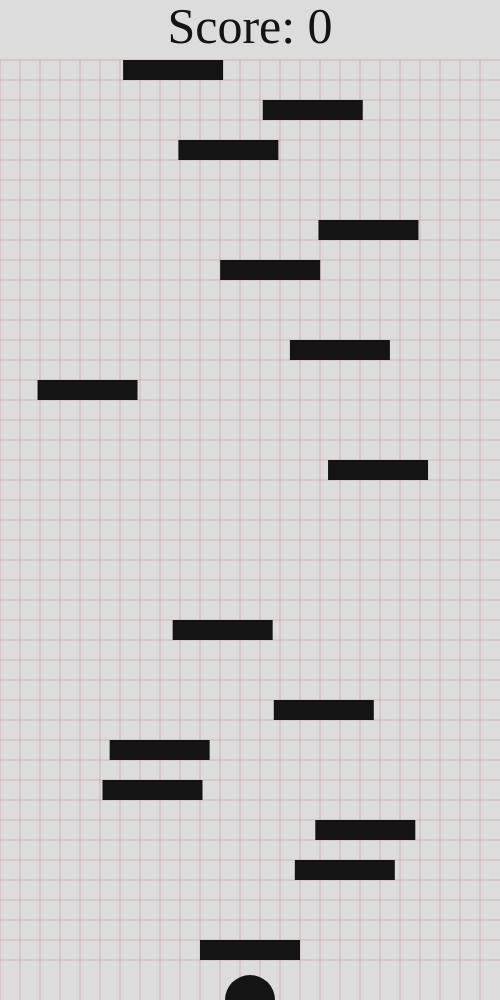
Frame 1 (no input)
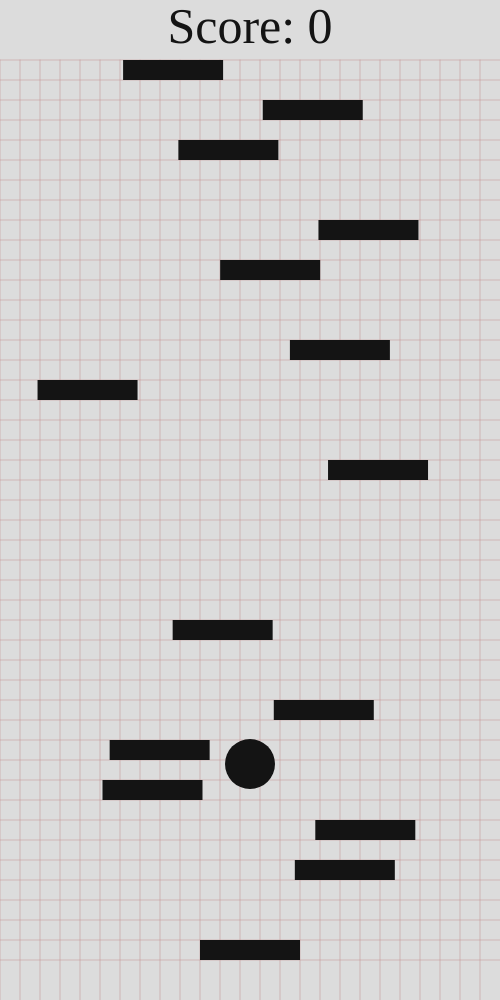
Frame 60 (no input)
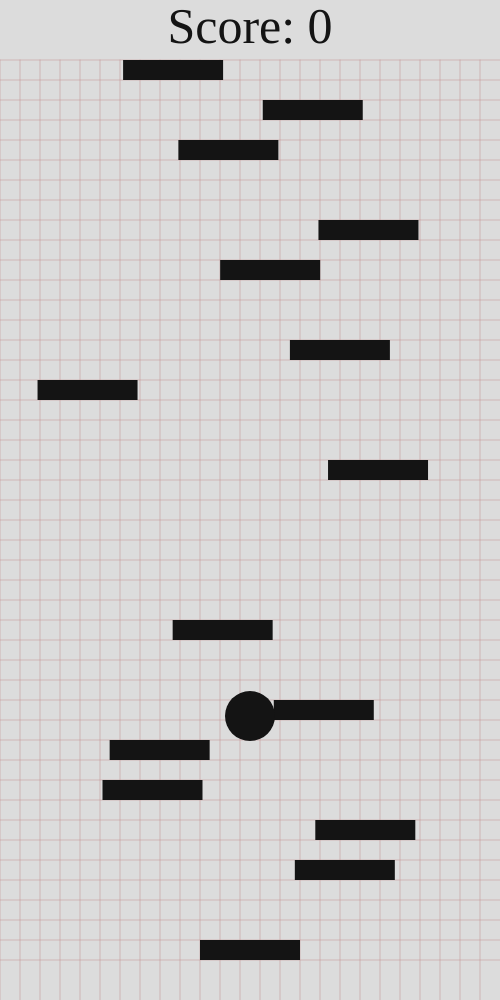
Frame 120 (the mouse pressed at the canvas centre since frame 60)

The p5.js sketch that drew these frames (run headless with seeded random() and noise() and a simulated clock; from frame 60 on, the mouse is pressed at the canvas centre):

// p5.js sketch
// ── sketch.js
let player;
let blocks;
let lines;

let game_height;
let lowest = 50;

let offset = 0;
let remaining_offset = 0;

let next_block;
let next_line;
let blocks_since_blocks = 0;
function setup() {
    createCanvas(500, windowHeight);
    rectMode(CENTER);
    textAlign(CENTER, CENTER);
    fill(20);

    next_block = height - lowest;
    next_line = height-lowest+10;
    game_height = Math.floor((height-100)/40)*40;
    offset = 0;
    lowest = 50;
    remaining_offset = 0;
    blocks_since_blocks = 0;

    console.log(game_height);


    player = new Player(width/2, height);
    blocks = [];
    lines = [];

    blocks.push(new Block(width/2, next_block));
    next_block -=40;
    for (let i=0; i<game_height; i+=40){
        if (blocks_since_blocks > 5){
            blocks.push(new Block(random(60, width-60), next_block));
            blocks_since_blocks = 0;
        }
        else{
            if (generateblockprob()){
                blocks.push(new Block(random(60, width-60), next_block));
                blocks_since_blocks = 0;
            }
        }
        blocks_since_blocks++;
        next_block -= 40;
    }

    for (let i=0; i<=game_height+20; i+=20){
        lines.push(next_line);
        next_line -= 20;
    }

}
//let each "block have height 40", with each piece having height 20

function draw() {
    background(220);
    textFont('Righteous');
    textSize(width/10);
    text("Score: " + offset, width/2, 30);
    
    stroke(200, 155, 155,150);
    for (let i=0; i<width; i+=20){
        line(i, height-lowest-game_height-10, i, height);
    }

    translate(0, offset);
    
    for (i of lines){
        line(0, i, width, i);
    }

    noStroke();
    if (remaining_offset > 0) {
        offset += 5;
        remaining_offset -= 5;
    }

    for (let block of blocks){
        block.draw();
    }
    player.draw();
    player.update();
    let collision = player.checkCollision(blocks);
    if (collision){
        remaining_offset = 0;
        remaining_offset = (height-50-40*2-collision)-offset;
        // console.log(offset);
    }

    checkKeys();

    for (let i = blocks.length-1; i>=0; i--){
        if (blocks[i].position.y + offset> height){
            blocks.splice(i, 1);
        }
    }

    for (let i=lines.length-1; i>=0; i--){
        if (lines[i] + offset > height){
            lines.splice(i, 1);
        }
    }

    if (next_block >= height - lowest - game_height - offset){
        if (blocks_since_blocks > 5){
            blocks.push(new Block(random(60, width-60), next_block));
            blocks_since_blocks = 0;
        }
        else{
            if (generateblockprob()){
                blocks.push(new Block(random(60, width-60), next_block));
                blocks_since_blocks = 0;
            }
        }
        blocks_since_blocks++;
        next_block -= 40;
    }
    if (next_line >= height - lowest - game_height - offset-10){
        lines.push(next_line);
        next_line -= 20;
    }
    console.log(player.get_y());
    if (player.get_y() + offset > height){
        reset();
    }
}

function checkKeys(){
    if (keyIsDown(LEFT_ARROW)){
        player.moveHorizontal(-3);
    }
    else if (keyIsDown(RIGHT_ARROW)){
        player.moveHorizontal(3);
    }
}

function generateblockprob(){
    if (offset < 1000){
        return random()<0.5;
    }
    else if (offset < 5000){
        return random()<0.3;
    }
    else if (offset < 10000){
        return random()<0.2;
    }
    else{
        return random()<0.1;
    }
    // return random() < 0.4;
}

function reset(){
    setup();

}
// ── block.js
class Block{
    constructor(x, y){
        this.position = createVector(x,y);
    }

    draw(){
        rect(this.position.x, this.position.y, 100, 20);
    }
}
// ── player.js
class Player{
    constructor(x, y){
        this.position = createVector(x,y);
        this.velocity = createVector(0,-10);
        this.acceleration = createVector(0, 0.2);
        this.radius = 50;
    }


    update(){
        this.velocity.add(this.acceleration);
        this.position.add(this.velocity);

        if (this.position.x < 0){
            this.position.x = width;
        }
        if (this.position.x > width){
            this.position.x = 0;
        }
    }

    draw(){
        circle(this.position.x, this.position.y, this.radius);
    }

    checkCollision(blocks){
        for (let i=blocks.length-1; i>=0; i--){
            let block = blocks[i];

            if (abs(this.position.x - block.position.x) <= (this.radius/2 + 50) && block.position.y - this.position.y >= 0 && block.position.y - this.position.y <= (this.radius/2+10)&&this.velocity.y > 0){
                console.log(block);
                this.velocity = createVector(0, -10);
                return block.position.y;
            }
        }
    }

    get_y(){
        return this.position.y;
    }

    moveHorizontal(dist){
        this.position.x += dist;
    }
}
